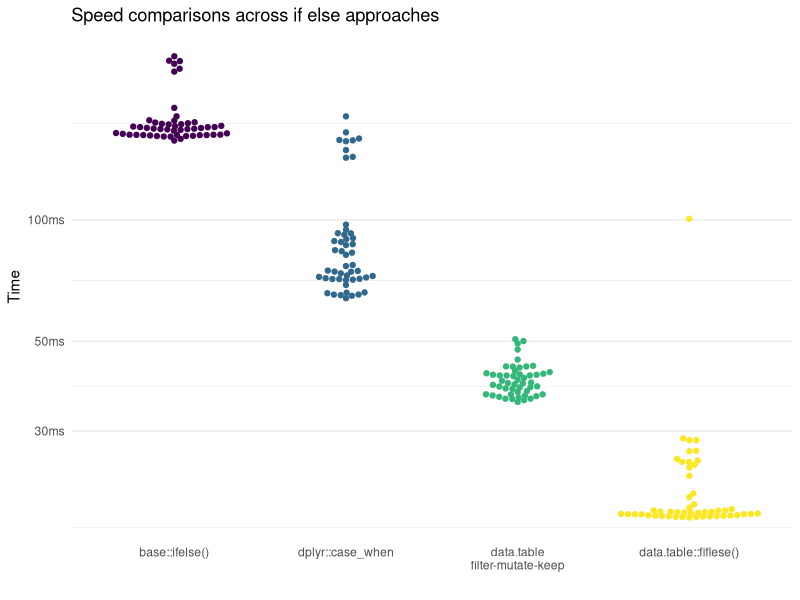
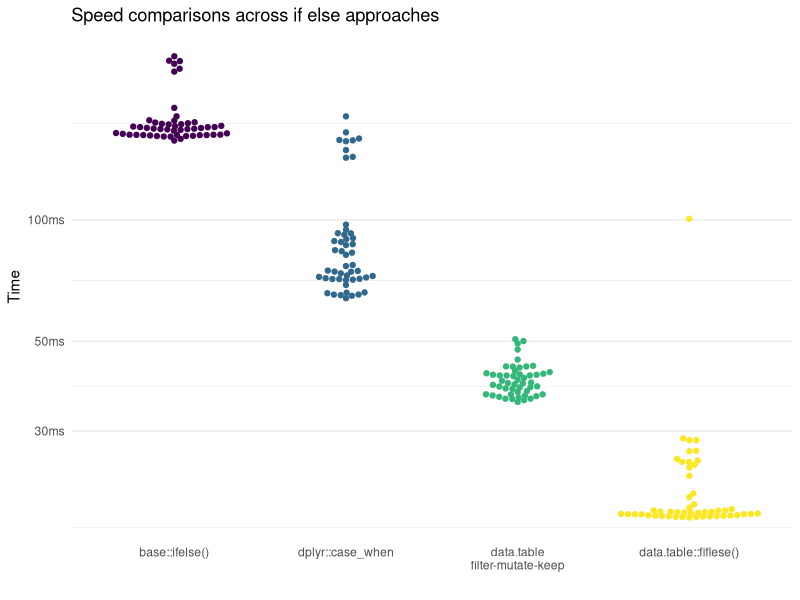

These figures' R source, in order: (Note: this script raises an error after producing the figures.)
## ---- chunk 1
knitr::opts_chunk$set(echo = TRUE)
## ---- chunk 2
# Core
library(dplyr)
library(data.table)
library(bench)
# Helpers
library(tidyr)
library(ggbeeswarm)
## ---- chunk 3
dt <- data.table(
  grp = factor(sample(1L:3L, 1e6, replace = TRUE)),
  x = rnorm(1e6),
  y = rnorm(1e6),
  z = sample(c(1:10, NA), 1e6, replace = TRUE)
)
dt
## ---- chunk 4
dt %>% 
  mutate(x_cat = if_else(x > median(x), "high", "low")) %>% 
  as_tibble()
## ---- chunk 5
dt %>% 
  mutate(x_cat = if_else(x < -.5, "low",
                 if_else(x < .5 , "moderate", "high"))) %>% 
  as_tibble()
## ---- chunk 6
dt %>% 
  mutate(x_cat = case_when(x < -.5 ~ "low",
                           x <  .5 ~ "moderate",
                           x >= .5 ~ "high"))
## ---- chunk 7
base_dt <- copy(dt) %>% as.data.frame()
dply_dt <- copy(dt) %>% as_tibble()
dt_filt <- copy(dt)
dt_fife <- copy(dt)

base_if <- quote(
  base_dt$x_cat <- ifelse(base_dt$x < -.5, "low",
                   ifelse(base_dt$x < .5, "moderate", "high")))
casewhen <- quote(
  dt <- mutate(dt, x_cat = case_when(x < -.5 ~ "low",
                                     x <  .5 ~ "moderate",
                                     x >= .5 ~ "high")))

dt_fmk <- quote({
  dt_filt[x < -.5, x_cat := "low"]
  dt_filt[x <  .5, x_cat := "moderate"]
  dt_filt[x >= .5, x_cat := "high"]})

dt_fif <- quote(
  dt_fife[, x_cat := fifelse(x < -.5, "low", 
                     fifelse(x < .5, "moderate", "high"))])


bm <-
  bench::mark(
    eval(base_if),
    eval(casewhen),
    eval(dt_fmk),
    eval(dt_fif),
    check = FALSE,
    iterations = 50)

bm %>% 
  pull(time) %>% 
  setNames(c("base", 
             "dplyr", 
             "fmk", 
             "fif")) %>% 
  as.data.frame() %>% 
  gather() %>% 
  mutate(key = factor(key, 
                      levels = c("base", 
                                 "dplyr", 
                                 "fmk", 
                                 "fif"),
                      labels = c("base::ifelse()", 
                                  "dplyr::case_when", 
                                  "data.table\nfilter-mutate-keep",
                                 "data.table::fiflese()"))) %>% 
  ggplot(aes(key, value, color = key)) +
    geom_beeswarm() +
    theme_minimal() +
    theme(panel.grid.major.x = element_blank(),
          legend.position = "none") +
  labs(y = "Time",
       x = "",
       title = "Speed comparisons across if else approaches") +
    scale_colour_viridis_d()
ggsave(here::here("assets/RMD/2019-10-16-filter_mutate_keep_files/speed.png"),
       width = 6,
       height = 5)
## ---- chunk 8
sessioninfo::session_info()
